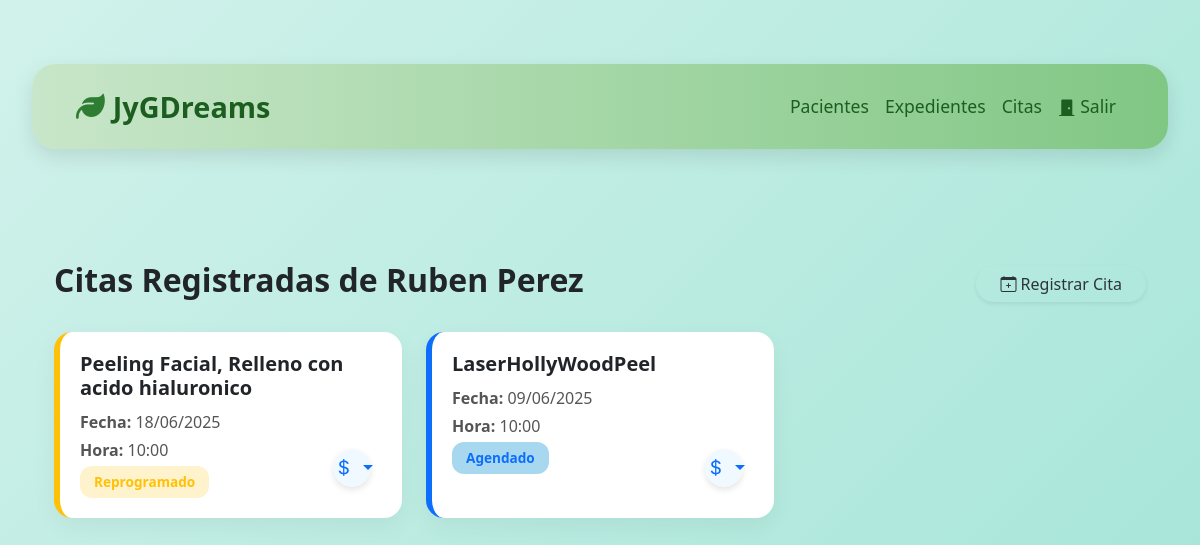
Screenshot of /paciente/2/citas/ with the database file from the repository.
### JyGDreams/models.py (models this page shows, shortened)
class Paciente(models.Model):
    nombre = models.CharField(max_length=100)
    apellido = models.CharField(max_length=100)
    fecha_nacimiento = models.DateField()
    ocupacion = models.CharField(max_length=100)
    correo = models.EmailField()
    telefono = models.CharField(max_length=15)
    direccion = models.TextField()

class Procedimiento(models.Model):
    titulo = models.CharField(max_length=50)
    descripcion = models.CharField(max_length=100)
    duracion = models.CharField(max_length=50)
    costo = models.DecimalField(max_digits=10, decimal_places=2)

class Cita(models.Model):
    ESTADO_CHOICES = [
        ('AGENDADO', 'Agendado'),
        ('REPROGRAMADO', 'Reprogramado'),
        ('REALIZADO', 'Realizado'),
        ('INASISTENCIA', 'Inasistencia'),  # Nueva opción agregada
    ]
    procedimientos = models.ManyToManyField('Procedimiento', through='CitaProcedimiento')
    paciente = models.ForeignKey(Paciente, on_delete=models.CASCADE)
    fecha = models.DateField()
    hora = models.TimeField()
    motivo_cita = models.CharField(max_length=100)
    estado = models.CharField(max_length=12, choices=ESTADO_CHOICES, default='AGENDADO')

### JyGDreams/views.py (the view)
# urls.py: path('paciente/<int:paciente_id>/citas/', views.home_citas, name='home_citas')
def home_citas(request, paciente_id):
    paciente = get_object_or_404(Paciente, id=paciente_id)
    citas = Cita.objects.filter(paciente=paciente).order_by('-fecha', '-hora')
    return render(request, 'home_citas.html', {
        'paciente': paciente,
        'citas': citas,
    })

### JyGDreams/templates/home_citas.html (shortened to what this page needs)
{% extends "layout.html" %}
{% load static %}
{% block content %}
<link rel="stylesheet" href="{% static 'JYGDreams/home_citas.css' %}">
<div class="container mt-5">
  <div class="d-flex justify-content-between align-items-center mb-4">
    <h2 class="fw-bold">Citas Registradas de {{ paciente.nombre }} {{ paciente.apellido }}</h2>
    <a href="{% url 'agregar_cita' paciente.id %}" class="btn btn-primary shadow-sm rounded-pill px-4">
      <i class="bi bi-calendar-plus"></i> Registrar Cita
    </a>
  </div>
  <div class="row g-4">
    {% if citas %}
      {% for cita in citas %}
        <div class="col-12 col-md-6 col-lg-4">
          <div class="modern-card border-left-{{ cita.estado|lower }} card-link position-relative" data-href="{% url 'detalle_cita' cita.id %}">
            <div class="card-body">
              <h5 class="card-title">
                {% for proc in cita.procedimientos.all %}
                  {{ proc.titulo }}{% if not forloop.last %}, {% endif %}
                {% empty %}
                  Sin procedimiento
                {% endfor %}
              </h5>
              <p class="card-text mb-1"><strong>Fecha:</strong> {{ cita.fecha|date:"d/m/Y" }}</p>
              <p class="card-text mb-1"><strong>Hora:</strong> {{ cita.hora|time:"H:i" }}</p>
              <span class="status-badge bg-{{ cita.estado|lower }}">{{ cita.get_estado_display }}</span>
            </div>
            <div class="dropdown position-absolute bottom-0 end-0 m-3">
              <button class="btn btn-light btn-pay dropdown-toggle" type="button" data-bs-toggle="dropdown">
                <i class="bi bi-currency-dollar"></i>
              </button>
            </div>
          </div>
        </div>
      {% endfor %}
    {% else %}
      <div class="col-12">
        <div class="alert alert-info text-center">No hay citas registradas para este paciente.</div>
      </div>
    {% endif %}
  </div>
</div>
{% endblock %}

### JyGDreams/static/JyGDreams/layout.css (style rules this page uses)
body { margin: 0; font-family: 'Segoe UI', sans-serif; background: #f1f8f5; }

### JyGDreams/static/JyGDreams/home_citas.css (style rules this page uses)
.card-link { text-decoration: none; color: inherit; cursor: pointer; }
.modern-card { background: #fff; border-radius: 18px; padding: 20px; box-shadow: 0 8px 24px rgba(0, 0, 0, 0.05); transition: transform 0.3s ease, box-shadow 0.3s ease; border-left: 6px solid transparent; height: 100%; }
.card-title { font-weight: 700; font-size: 1.25rem; margin-bottom: 10px; }
.card-text { color: #555; }
.status-badge { display: inline-block; padding: 6px 14px; border-radius: 12px; font-size: 0.85rem; font-weight: 600; color: #fff; }
.btn-pay { position: absolute; bottom: 15px; right: 15px; border-radius: 50%; width: 38px; height: 38px; padding: 0; font-size: 1.2rem; box-shadow: 0 3px 6px rgba(0, 0, 0, 0.1); color: #0d6efd; background-color: #f0f9ff; transition: all 0.2s ease-in-out; }
.bg-agendado { background-color: #a7d8f0; color: #0d6efd; }
.bg-reprogramado { background-color: #fff3cd; color: #ffc107; }
.border-left-agendado { border-left-color: #0d6efd; }
.border-left-reprogramado { border-left-color: #ffc107; }
:root { --emerald-green: #2ecc71; --emerald-dark: #27ae60; --emerald-light: #a3e4d7; }
body { background: linear-gradient(135deg, #d1f2eb, #a3e4d7); font-family: 'Segoe UI', Tahoma, Geneva, Verdana, sans-serif; min-height: 100vh; padding: 3rem 1rem; }
.btn-primary { background-color: var(--verde-menta); border: none; border-radius: 12px; color: #2d3436; font-weight: 500; }

### rows the page displays
Paciente: nombre "Ruben", apellido "Perez"
Cita: fecha "18/06/2025", hora "10:00", estado "Reprogramado"
Procedimiento: titulo "Peeling Facial"
Procedimiento: titulo "Relleno con acido hialuronico"
Cita: fecha "09/06/2025", hora "10:00", estado "Agendado"
Procedimiento: titulo "LaserHollyWoodPeel"
